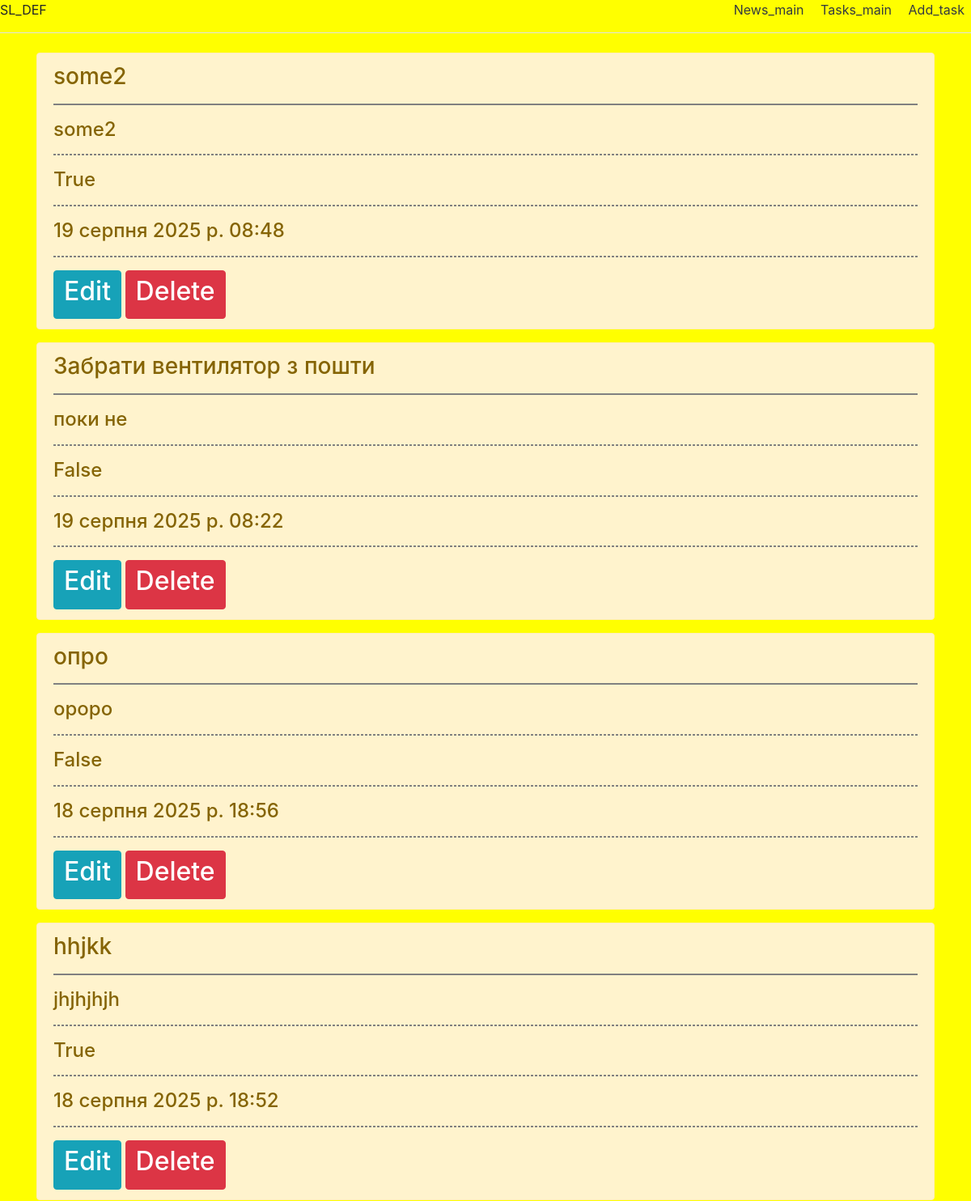
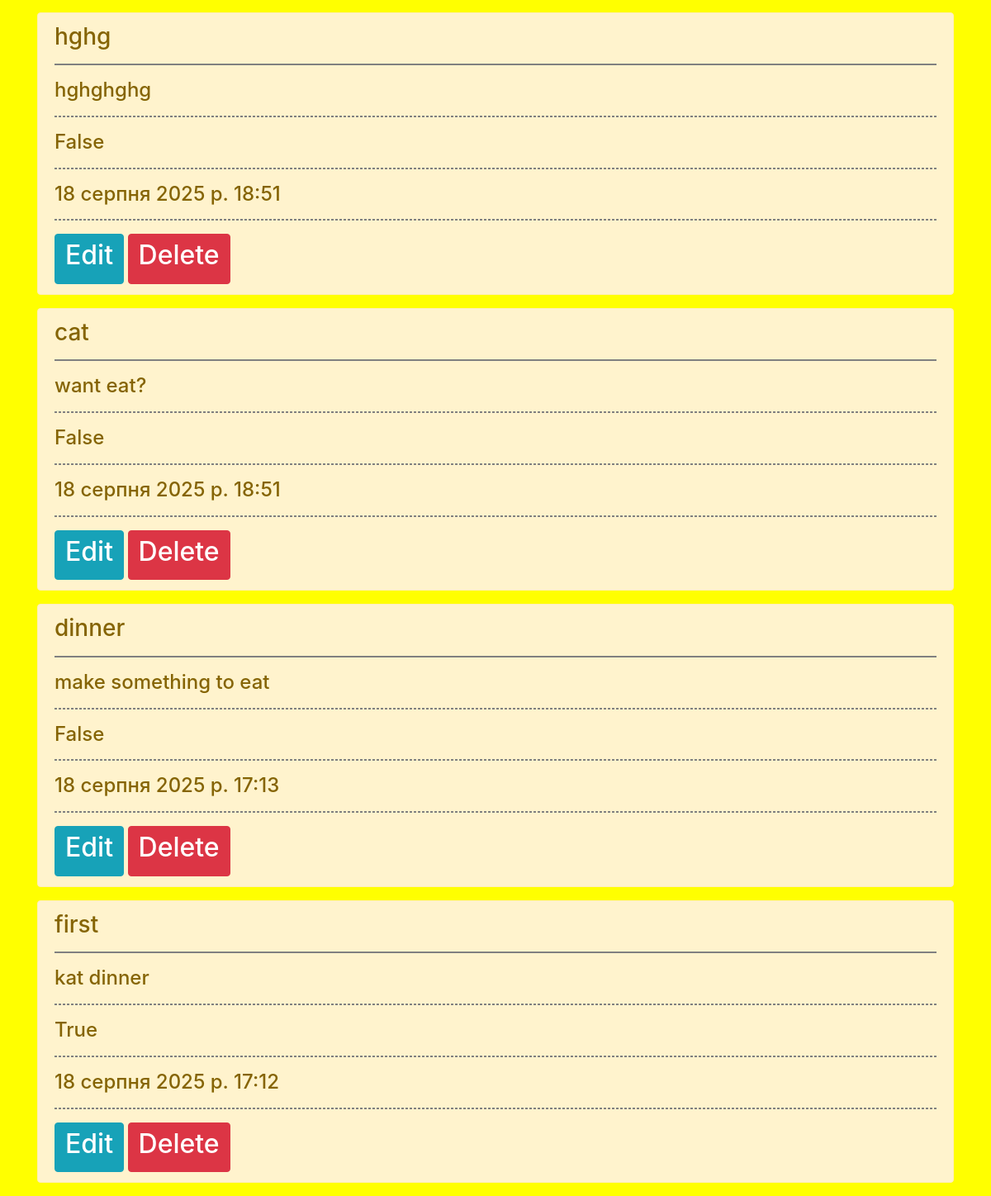
/tasks/, run on an earlier commit of the app's database (2 pictures, top to bottom).
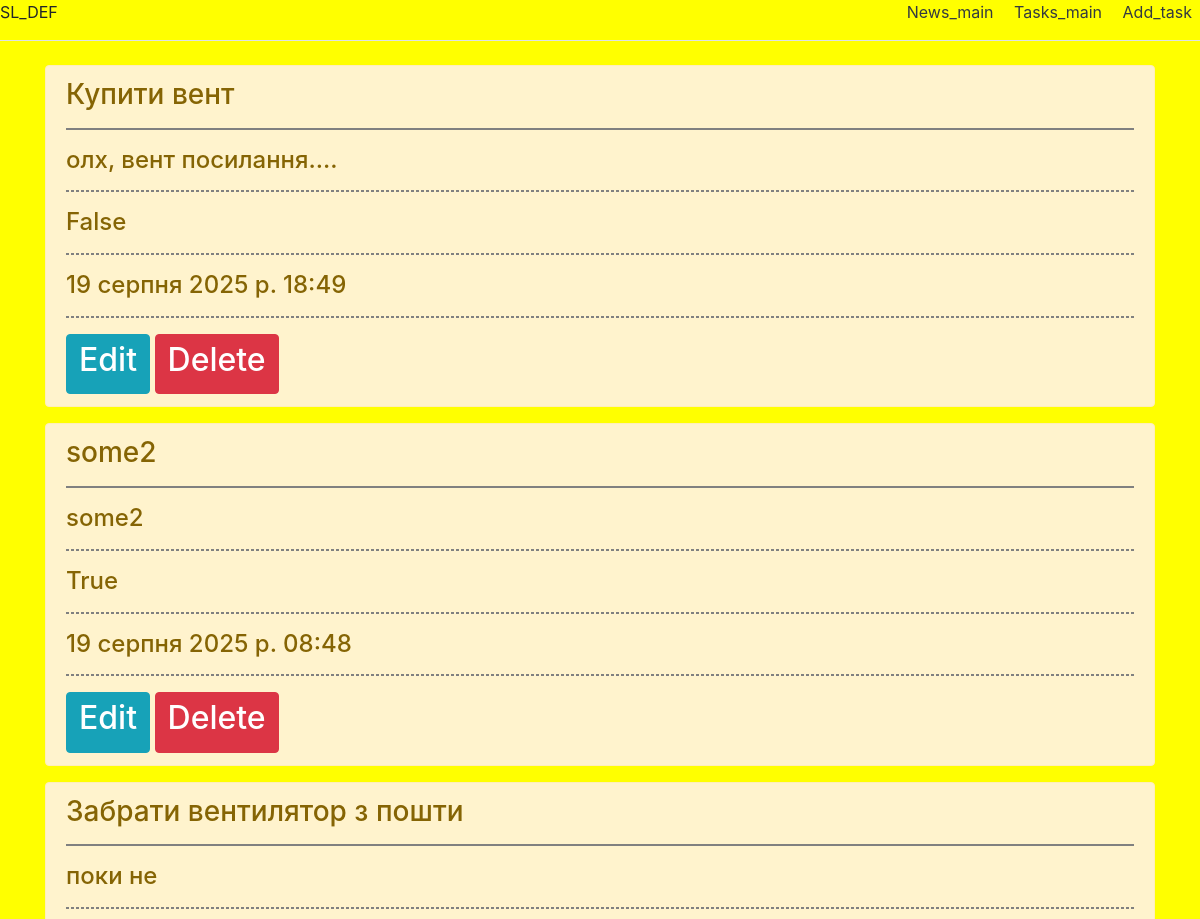
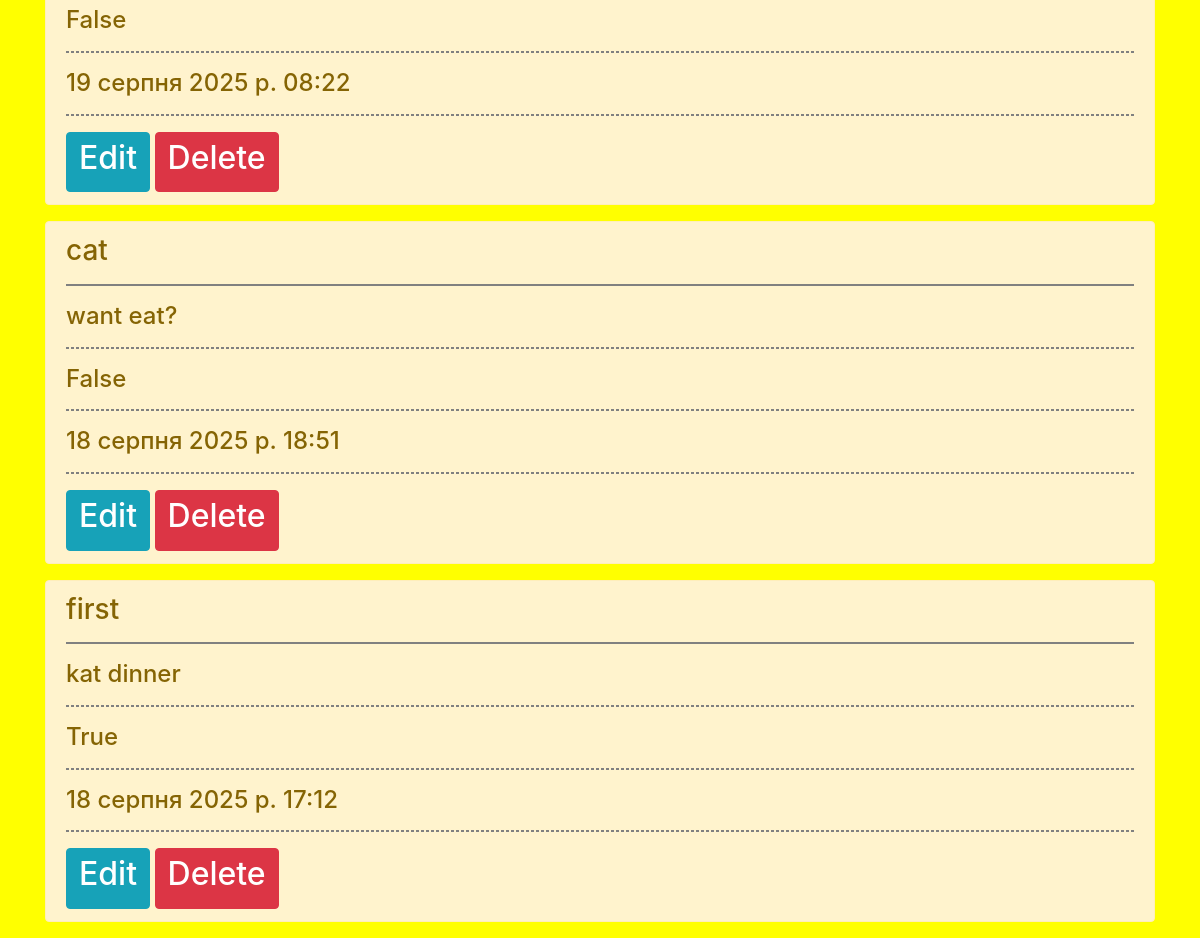
And on a later commit of the database (2 pictures, top to bottom).
### tasks/models.py (models this page shows, shortened)
class Task(models.Model):
    title = models.CharField('Name',max_length=50)
    description = models.TextField('Description')
    completed = models.BooleanField(default=False)
    created = models.DateTimeField(auto_now_add=True)
    class Meta:
        verbose_name = 'Task'
        verbose_name_plural = 'Tasks'

### tasks/views.py (the view)
# urls.py: path('', views.index2, name='task'),
def index2(request):
    tasks = Task.objects.order_by('-id')
    return render(request, 'tasks/index.html', {'title': 'Main page of the task page', 'tasks': tasks})

### tasks/templates/tasks/index.html (shortened to what this page needs)
{% extends  'tasks/base.html' %}
{% load static %}
{% block body %}
<div class="features2">
    {% if tasks %}
    {% for el in tasks %}
    <div class="alert alert-warning mt-2">
        <h3> {{ el.title }} </h3>
        <hr style="border: 1px solid grey;">
        <h4> {{ el.description }} </h4>
        <hr style="border: 1px dashed grey;">
        <h4> {{ el.completed}} </h4>
        <hr style="border: 1px dashed grey;">
        <h4> {{ el.created}} </h4>
        <hr style="border: 1px dashed grey;">
         {% if el.pk %}
             <a href="{% url 'task-update' el.pk %}" class="btn btn-info float-end me-3">
                 <h2> Edit </h2>
             </a>
            <a href="{% url 'task-delete' el.pk %}" class="btn btn-danger float-end me-3">
                 <h2> Delete </h2>
            </a>
{% else %}
    <p>Error: Task ID is missing!</p>
{% endif %}
    </div>
    {% endfor %}
     {% else %}
    <p> Поки не має тасків </p>
    {% endif %}
</div>
{% endblock %}

What changed in the data, as far as the page shows it:
removed Task: title "опро", description "ороро", completed "False", created "18 серпня 2025 р. 18:56", shows "Edit"
removed Task: title "hhjkk", description "jhjhjhjh", completed "True", created "18 серпня 2025 р. 18:52", shows "Edit"
removed Task: title "hghg", description "hghghghg", completed "False", created "18 серпня 2025 р. 18:51", shows "Edit"
removed Task: title "dinner", description "make something to eat", completed "False", created "18 серпня 2025 р. 17:13", shows "Edit"
added Task: title "Купити вент", description "олх, вент посилання....", completed "False", created "19 серпня 2025 р. 18:49", shows "Edit"
